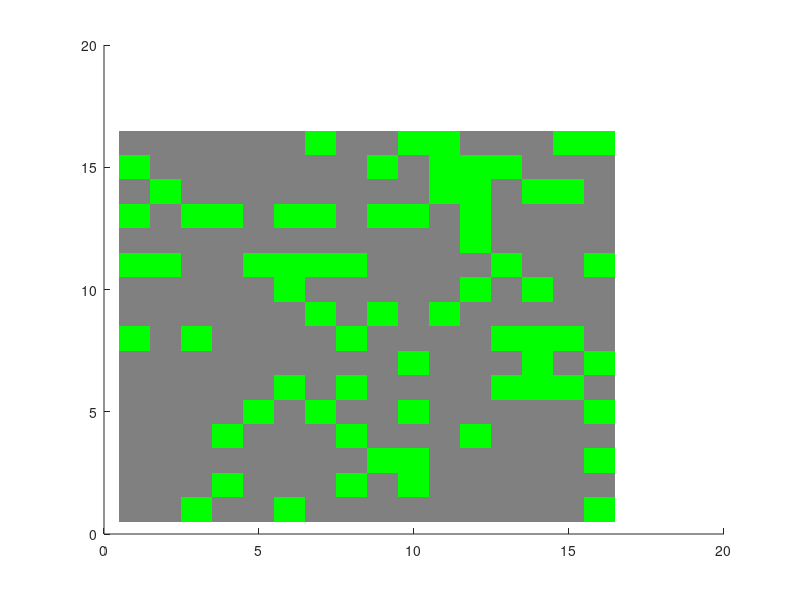

This figure's MATLAB source: (Note: this script raises an error after producing the figure.)
clear;
clc;
clf;
close all;
N = 16; %Grid size
p = 0.01; %Chance of tree growth
f = 0.2; %Chance of lightning
T = 10^4;
forest = ones(N); %1 for empty
change = 0;
fireCount = 0;
iTree = 0;
jTree = 0;
iLight = 0;
jLight = 0;
hold on
cmap = zeros(4,3);
cmap = [0.5, 0.5, 0.5; ... %Gray for empty
        0, 1, 0; ... %Green for tree
        1, 1, 0; ... %Yellow for lightning strike
        1, 0, 0]; %Red for Burning
image(forest);
colormap(cmap)

fireList = [];
fireSizeList = [];
sizeCount = 0;
for t = 1:T

    r = rand;
    if r < p %Tree grows
       iTree = randi(N);
       jTree = randi(N);
       forest(iTree,jTree) = 2;
       image(forest);
       colormap(cmap)
       pause(0.1)
     end

    r = rand;
    if r < f    %Lightning strikes
       iLight = randi(N);
       jLight = randi(N);
    end
if (iTree ~= 0) && (jTree ~=0)
    if (iTree == iLight) && (jTree == jLight)
        fireCount = fireCount + 1;
        forest(iLight,jLight) = 3;
        fireList(fireCount,1) = iLight;
        fireList(fireCount,2) = jLight;
        change = true;

        while change
            change = false;

            for a = 1:size(fireList,1)
                i = fireList(a,1);
                j = fireList(a,2);

               if (forest(max(i-1,1),j)) == 2
                   forest(max(i-1,1),j) = 4;
                   fireCount = fireCount + 1;
                   fireList(fireCount,1) = max(i-1,1);
                   fireList(fireCount,2) = j;
                   change = true;
               end
               if (forest(min(i+1,N),j)) == 2
                   forest(min(i+1,N),j) = 4;
                   fireCount = fireCount + 1;
                   fireList(fireCount,1) = min(i+1,N);
                   fireList(fireCount,2) = j;
                   change = true;
               end
               
               if (forest(i,max(j-1,1))) == 2
                   forest(i,max(j-1,1)) = 4;
                   fireCount = fireCount + 1;
                   fireList(fireCount,1) = i;
                   fireList(fireCount,2) = max(j-1,1);
                   change = true;
               end
               if (forest(i,min(j+1,N))) == 2
                   forest(i,min(j+1,N)) = 4;
                   fireCount = fireCount + 1;
                   fireList(fireCount,1) = i;
                   fireList(fireCount,2) = min(j+1,N);
                   change = true;
               end

               if ((i == N) && (forest(1,j) == 2))
                   forest(1,j) = 4;
                   fireCount = fireCount + 1;
                   fireList(fireCount,1) = 1;
                   fireList(fireCount,2) = j;
                   change = true;
               end
               if ((j == N) && (forest(i,1) == 2))
                   forest(i,1) = 4;
                   fireCount = fireCount + 1;
                   fireList(fireCount,1) = i;
                   fireList(fireCount,2) = 1;
                   change = true;
               end
               if ((i == 1) && (forest(N,j) == 2))
                   forest(N,j) = 4;
                   fireCount = fireCount + 1;
                   fireList(fireCount,1) = N;
                   fireList(fireCount,2) = j;
                   change = true;
               end
               if ((j == 1) && (forest(i,N) == 2))
                   forest(i,N) = 4;
                   fireCount = fireCount + 1;
                   fireList(fireCount,1) = i;
                   fireList(fireCount,2) = N;
                   change = true;
               end
            end
        end
        image(forest);
        colormap(cmap)
        pause(0.5)
        forest(iLight,jLight) = 4;
        for k = 1:size(fireList,1) %Delete the burned trees from grid
            forest(fireList(k,1),fireList(k,2)) = 1;
        end
        image(forest);
        colormap(cmap)
        pause(0.1)
        sizeCount = sizeCount + 1;
        fireSizeList(sizeCount,1) = fireCount;
    end
    fireCount = 0;
    fireList  = [];

end
end
figure
histogram(fireSizeList)